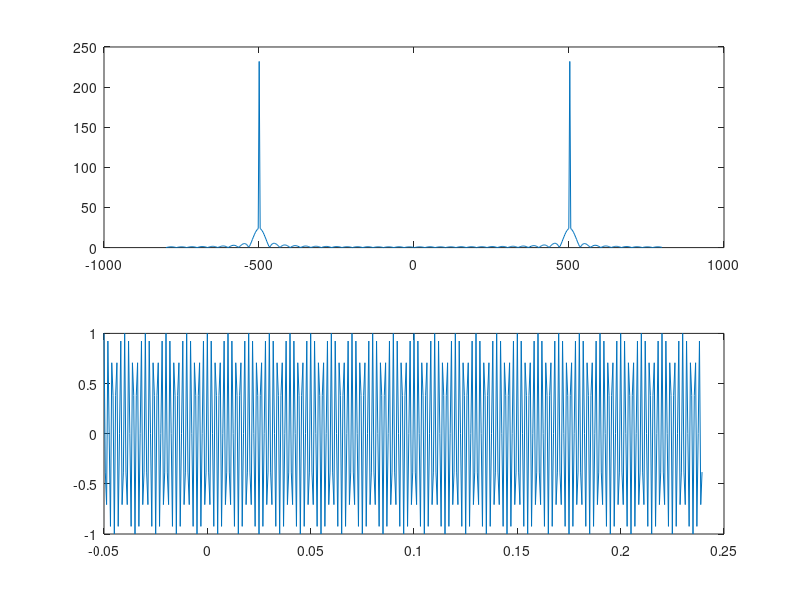

The MATLAB script that drew this image:
clc
clear
close all

fs=1600;
t=-0.05:1/fs:0.2398;
fc=500;
y=cos(2*pi*fc*t);
N=512;
plot(t,y)


F=fftshift(abs(fft(y,N)));

f=linspace(-fs/2,fs/2,N);
subplot(2,1,1)
plot(f,F)
subplot(2,1,2)
plot(t,y)
% f=linspace(-fs/2,fs/2,100);
% 
% t=linspace(0,10,100);
% carrier=cos(wc.*t);
% F=fft(carrier);
% F=fftshift(F);
% plot(f,abs(F))